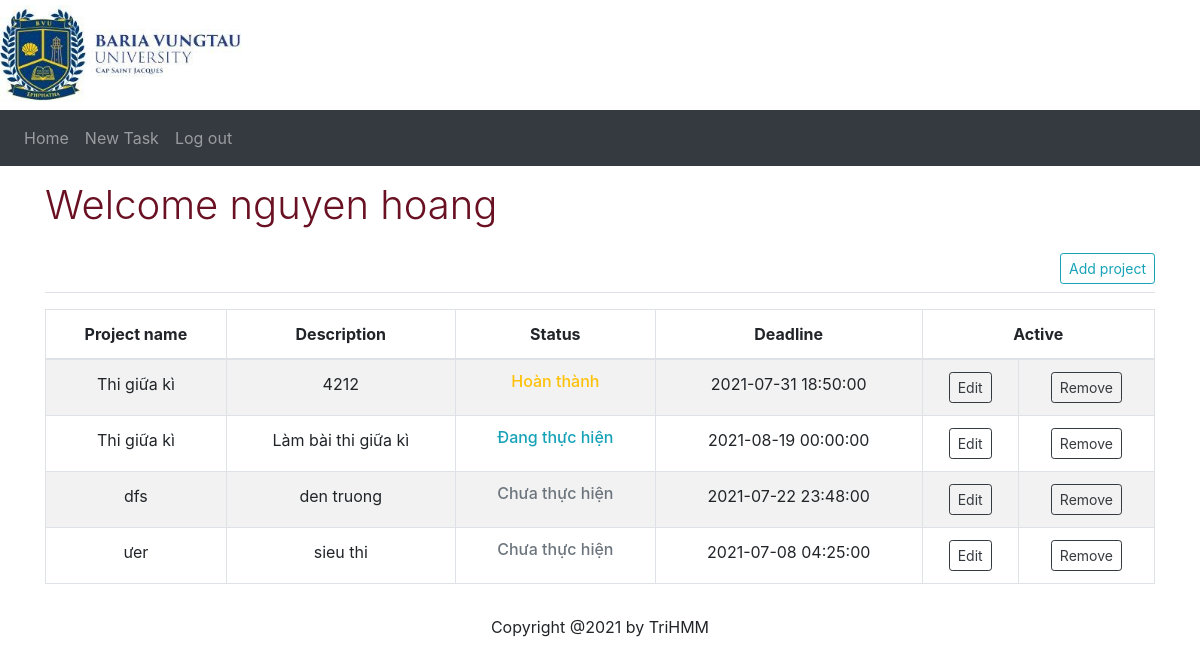
/projectHome (signed in), run on the app's committed database.
### models.py (models this page shows, shortened)
class User(db.Model):
    user_id = db.Column(db.Integer, Sequence('user_id_seq'), primary_key=True)
    first_name = db.Column(db.String(64), index=True, nullable=False)
    last_name = db.Column(db.String(64), index=True, nullable=False)
    email = db.Column(db.String(120), index=True, nullable=False, unique=True)
    password_hash = db.Column(db.String(128), nullable=False)
    projects = relationship('Project', back_populates='user')

class Project(db.Model):
    project_id = db.Column(db.Integer, Sequence('project_id_seq'), primary_key=True)
    project_name = db.Column(db.String(64), index=True, nullable=False)
    description = db.Column(db.String(255), nullable=False)
    project_deadline = db.Column(db.DateTime,index=True, nullable=False, unique=True)
    user_id = db.Column(db.Integer, ForeignKey('user.user_id'))
    user = relationship('User', back_populates='projects')
    status_id = db.Column(db.Integer, ForeignKey('status.status_id'))
    status = relationship('Status', back_populates='projects')
    tasks = relationship('Task', back_populates='project')

### main.py (the view)
@app.route('/projectHome', methods=['GET', 'POST'])
def project_Home():
    _user_id = session.get('user')
    if _user_id:
        user = db.session.query(models.User).filter_by(user_id = _user_id).first()
        project = db.session.query(models.Project).all()
        return render_template('home-project.html', user = user, project = project)
    else:
        return redirect('/')

### templates/home-project.html (shortened to what this page needs)
{% extends "userbase.html"%}
    {% block content %}
    <div style="background:white; padding:15px">
        <div class="container">
                <h1 style="color: rgb(105, 16, 34); font-weight: 300;">Welcome {{ user.first_name }} {{ user.last_name }}</h1>
                <div class="d-flex justify-content-between flex-wrap flex-md-nowrap align-items-center pt-3 pb-2 mb-3 border-bottom">
                    <div class="btn-toolbar mb-2 mb-md-0">
                        <a class="btn btn-sm btn-outline-info" href="/addProject">
                            Add project
                        </a>
                    </div>
                </div>
                {% if project %}
                <table class="table table-striped table-bordered table-hover">
                    <thead>
                        <tr>
                            <th class="text-center">Project name</th>
                            <th class="text-center">Description</th>
                            <th class="text-center">Status</th>
                            <th class="text-center">Deadline</th>
                            <th class="text-center" colspan="2" >Active</th>
                        </tr>
                    </thead>
                    <tbody>
                        {% for p in project%}
                            <tr class="">
                                <td class="text-center">{{p.project_name}}</td>
                                <td class="text-center" >{{p.description}}</td>
                                <td class="text-center">
                                    {% if p.status_id == 1 %}
                                    <h6 class="text-secondary">Chưa thực hiện</h6>
                                    {% elif p.status_id == 2 %}
                                    <h6 class="text-info">Đang thực hiện</h6>
                                    {% elif p.status_id == 3 %}
                                    <h6 class="text-warning">Hoàn thành</h6>
                                    {% else %}
                                    <h6 class="text-danger">Quá hạn</h6>
                                    {% endif %}
                                </td>
                                <td class="text-center"><div type="text">{{p.project_deadline}}</div></td>
                                <td class="text-center">
                                    <form action="/editProject" method="POST">
                                        <button type="submit" class="btn btn-outline-dark btn-sm">Edit</button>
                                    </form>
                                </td>
                                <td class="text-center">
                                    <form action="/removeProject" method="POST">
                                        <button type="submit" class="btn btn-outline-dark btn-sm">Remove</button>
                                    </form>
                                </td>
                            </tr>
                        {% endfor %}
                    </tbody>
                </table>
            {% else %}
            <div class="alert alert-warning text-center">
                <h4>You don't have project in list</h4>
            </div>
            {% endif %}
        </div>
    </div>
    {% endblock %}

### templates/userbase.html (shortened to what this page needs)
<!DOCTYPE html>
<html lang="en">
<head>
    <link href="../static/bootstrap-4/css/bootstrap.min.css" rel="stylesheet">
</head>
<body>
    <div class="jumpbotron" style="margin-bottom:0">
        <a class="navbar-brand" href="/projectHome">
            <img src="../static/image/bvu.jpg" alt="logo" style="height:100px">
        </a>
    </div>
    <nav class="navbar navbar-expand-sm bg-dark navbar-dark">
        <ul class="navbar-nav">
            <li class="nav-item">
                <a class="nav-link" href="/projectHome">Home</a>
            </li>
            <li class="nav-item">
                <a class="nav-link" href="/newTask">New Task</a>
            </li>
            <li class="nav-item">
                <a class="nav-link" href="/logOut">Log out</a>
            </li>
        </ul>
    </nav>
    {% block content %}{% endblock %}
        <div class="jumpbotron text-center" style="margin-bottom:3">
            <p>Copyright @2021 by TriHMM</p>
        </div>
</body>
</html>

### data on the page
User: first_name "nguyen", last_name "hoang"
Project: project_name "Thi giữa kì", description "4212", shows "Hoàn thành", project_deadline "2021-07-31 18:50:00"
Project: project_name "Thi giữa kì", description "Làm bài thi giữa kì", shows "Đang thực hiện", project_deadline "2021-08-19 00:00:00"
Project: project_name "dfs", description "den truong", shows "Chưa thực hiện", project_deadline "2021-07-22 23:48:00"
Project: project_name "ưer", description "sieu thi", shows "Chưa thực hiện", project_deadline "2021-07-08 04:25:00"
